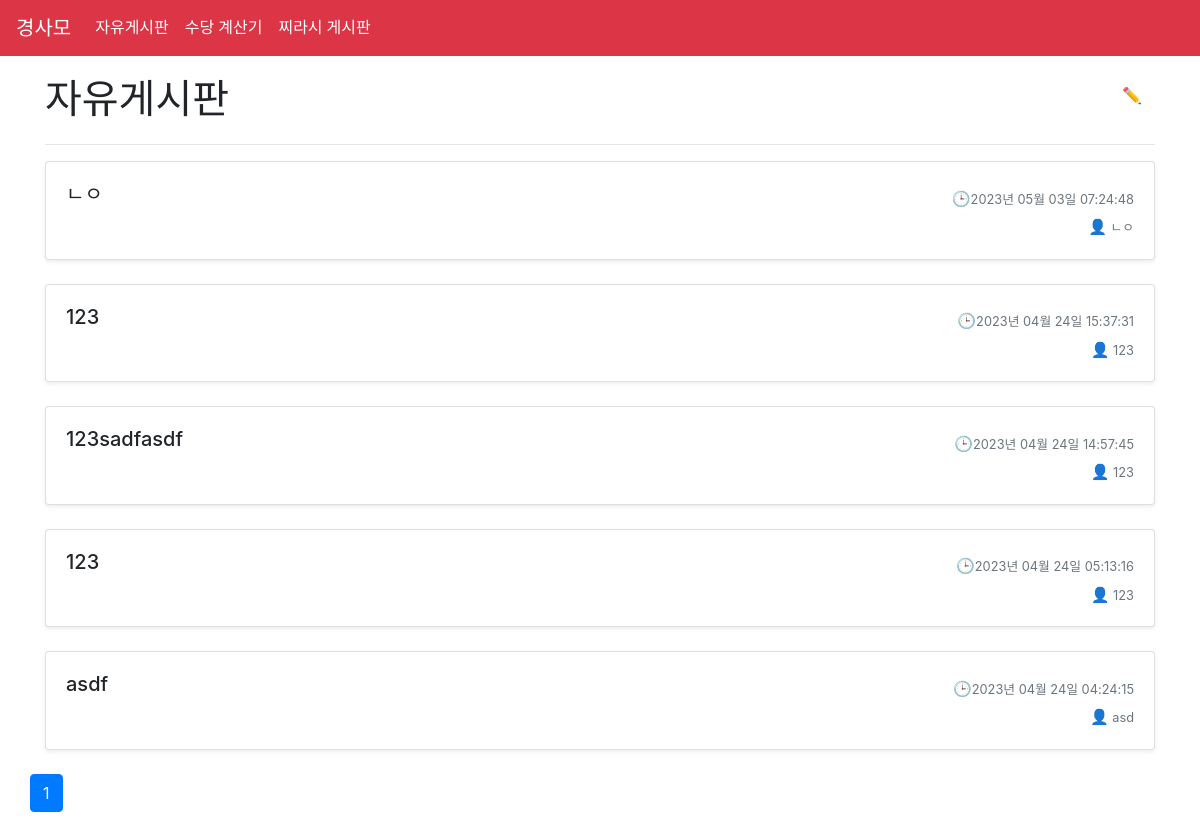
/posts/, run on an earlier commit of the app's database.
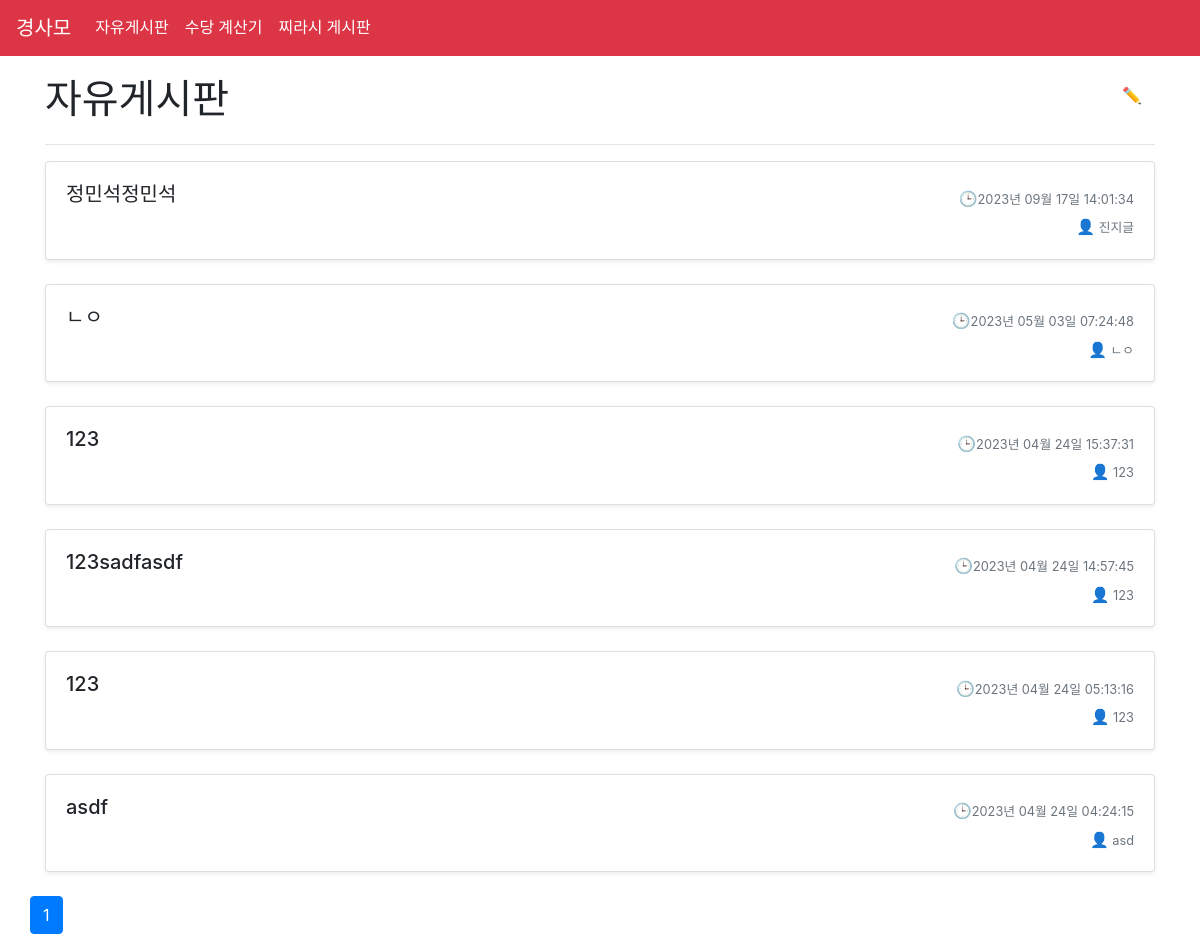
And on a later commit of the database.
### Posts/models.py (models this page shows, shortened)
class Post(models.Model):
    title = models.CharField(max_length=20)
    content = HTMLField()
    image = models.ImageField(upload_to='images/', blank=True, null=True)
    pub_date = models.DateTimeField(auto_now_add=True)
    author = models.CharField(max_length=8)
    author_ip = models.CharField(max_length=15)
    password = models.CharField(max_length=100)
    is_deleted = models.BooleanField(default=False)

### Posts/views.py (the view)
# urls.py: path('', ListPostView.as_view(), name='post_list'),
class ListPostView(ListView):
    model = Post
    template_name = 'Posts/list_post.html'
    context_object_name = 'posts'
    ordering = ['-pub_date']
    paginate_by = 10
    def get_context_data(self, **kwargs):
        context = super().get_context_data(**kwargs)
        page = self.request.GET.get('page')
        paginator = Paginator(context['posts'], self.paginate_by)
        context['posts'] = paginator.get_page(page)
        for post in context['posts']:
            post_time = post.pub_date.replace(tzinfo=None)
            post.time = time_elapsed_string(post_time)
        return context

### Posts/views.py (called while the page is built)
def time_elapsed_string(dt):
    diff = datetime.datetime.utcnow() - dt
    diff_in_minutes = diff.total_seconds() / 60.0
    if diff_in_minutes < 1:
        return '방금 전'
    elif diff_in_minutes < 60:
        return f'{int(diff_in_minutes)}분 전'
    elif diff_in_minutes < 24 * 60:
        return f'{int(diff_in_minutes // 60)}시간 전'
    else:
        return dt.strftime('%Y년 %m월 %d일 %H:%M:%S')

### Posts/templates/Posts/list_post.html (shortened to what this page needs)
{% extends 'base.html' %}
{% block content %}
<div class="container">
  <div class="posts-header">
    <h1 style="font-family: 'SBTitle'">자유게시판</h1>
    <div>
      <a href="{% url 'Posts:post_new' %}" class="btn">✏️</a>
    </div>
  </div>
  <hr>
  {% if posts %}
  <div class="row">
    {% for post in posts %}
    {% if post.is_deleted %}
    {% else %}
    <div class="col-md-12">
      <div class="card mb-4 shadow-sm">
        <div class="card-body">
          <div class="d-flex justify-content-between align-items-center">
            <h5 class="card-title">{{ post.title }}</h5>
            <small class="text-muted"><span class="emoji" style="font-size: 15px;">🕒</span>{{ post.time}}</small>
          </div>
          <small class="text-muted"><span class="emoji" style="font-size: 15px;">👤</span> {{ post.author }}</small>
        </div>
      </div>
    </div>
    {% endif %}
    {% endfor %}
      <nav aria-label="Page navigation example", class = "text-center">
        <ul class="pagination justify-content-center text-center">
          {% for num in page_obj.paginator.page_range %}
          {% if page_obj.number == num %}
          <li class="page-item active">
            <a class="page-link btn-rounded" href="#">{{ num }}</a>
          </li>
          {% elif num > page_obj.number|add:'-3' and num < page_obj.number|add:'3' %}
          <li class="page-item">
            <a class="page-link btn-rounded" href="?page={{ num }}">{{ num }}</a>
          </li>
          {% endif %}
          {% endfor %}
        </ul>
      </nav>
    {% else %}
      <p>No posts are available.</p>
    {% endif %}
  </div>
{% endblock %}

### templates/base.html (shortened to what this page needs)
<!DOCTYPE html>
{% load static %}
{% load humanize %}
<html>
<head>
</head>
<body>
<nav class="navbar navbar-expand-lg bg-danger navbar-custom">
<a class="navbar-brand no-link-style", style="font-face: 'SBTitle'; text-decoration:none;" href="{% url 'home' %}">경사모</a>
  <div class="collapse navbar-collapse" id="navbarNav">
    <ul class="navbar-nav">
      <li class="nav-item">
        <a class="nav-link" href="{% url 'Posts:post_list' %}">자유게시판</a>
      </li>
      <li class="nav-item">
        <a class="nav-link" href="{% url 'calculation:calculate_salary' %}">수당 계산기</a>
      </li>
      <li class="nav-item">
        <a class="nav-link" href="#">찌라시 게시판</a>
      </li>
    </ul>
  </div>
</nav>
<div class="container-fluid">
    <div class="row">
        <div class="col-md-12">
            {% block content %}{% endblock %}
        </div>
    </div>
</div>
<link rel="stylesheet" href="https://maxcdn.bootstrapcdn.com/bootstrap/4.5.2/css/bootstrap.min.css">
<link rel="stylesheet" href="https://maxcdn.bootstrapcdn.com/bootstrap/4.0.0-beta.3/css/bootstrap.min.css">
</body>
</html>

### templates/base.html (style rules this page uses)
a { text-decoration: none; color: black; }
.navbar-custom { background-color: #FF0000; color:white; }
.navbar-custom h1, .navbar-custom h2, .navbar-custom h3, .navbar-custom h4, .navbar-custom h5, .navbar-custom h6, .navbar-custom a, .navbar-custom p { color: white; }
.navbar-brand { font-family : 'SBTitle'; font-size: 300% }
.nav-link { font-family : 'SBTitle_M' }
.no-link-style { color: inherit; text-decoration: none; }

### Posts/templates/Posts/list_post.html (style rules this page uses)
.posts-header { display: flex; justify-content: space-between; align-items: flex-start; margin-bottom: 20px; margin-top: 20px; }
.posts-header h1 { margin: 0; }
h1 { font-family : 'SBTitle'; }
.card-body { display: flex; flex-direction: column; justify-content: space-between; height: 100%; }
.text-muted { margin-left: auto; }
h5.card-title { margin-top: 0; margin-bottom: 10px; }

What changed in the data, as far as the page shows it:
added Post: title "정민석정민석", time "2023년 09월 17일 14:01:34", author "진지글"
